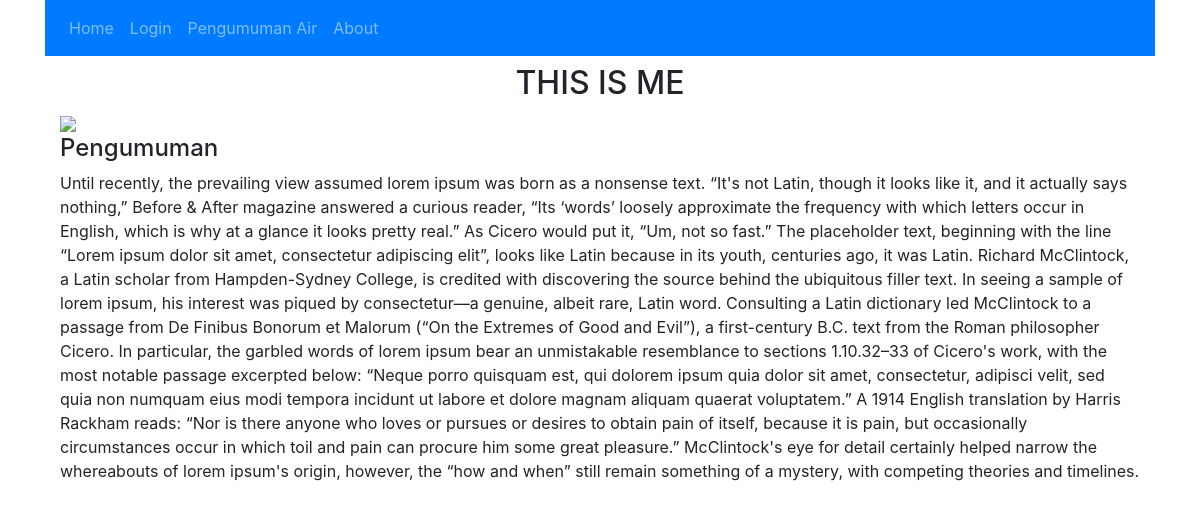
The page /baca_ar/7 on the database its author committed.
### affairs/models.py (models this page shows, shortened)
class Artikel(db.Model):
    id = db.Column(db.Integer, primary_key=True)
    judul = db.Column(db.String(255), nullable=False)
    konten = db.Column(db.Text, nullable=False)
    thumbnail = db.Column(db.String(255), nullable=False)
    tgl_post = db.Column(db.DateTime, nullable=False, default=datetime.utcnow)
    kategori_id = db.Column(db.Integer, db.ForeignKey('kategori.id'), nullable=False)

class Kategori(db.Model):
    id = db.Column(db.Integer, primary_key=True)
    nama = db.Column(db.String(50), nullable=False)
    artikel_id = db.relationship('Artikel', backref='ar', lazy=True)

### affairs/admin/routes.py (the view)
@admingam.route('/baca_ar/<int:id>')
def baca_ar(id):
    bca = Artikel.query.get_or_404(id)
    return render_template('baca_ar.html', bca=bca)

### affairs/templates/baca_ar.html
{% extends 'layout.html' %}
{% block content %}
<div class="container">
    <h2 style="text-align: center;">{{bca.judul}}</h2>
    <img src="my image">
    <h4>{{bca.ar.nama | safe }}</h4>
    <p>{{bca.konten}}</p>
</div>
{% endblock content %}

### rows shown on the page
Artikel: judul "THIS IS ME", konten "Until recently, the prevailing view assumed lorem ipsum was born as a nonsense text. “It's not Latin, though it looks like it, and it actually says nothing,” Before & After magazine answered a curious reader, “Its ‘words’ loosely approximate the frequency with which letters occur in English, which is why at a glance it looks pretty real.” As Cicero would put it, “Um, not so fast.” The placeholder text, beginning with the line “Lorem ipsum dolor sit amet, consectetur adipiscing elit”, looks like Latin because in its youth, centuries ago, it was Latin. Richard McClintock, a Latin scholar from Hampden-Sydney College, is credited with discovering the source behind the ubiquitous filler text. In…"
Kategori: ar.nama "Pengumuman"
